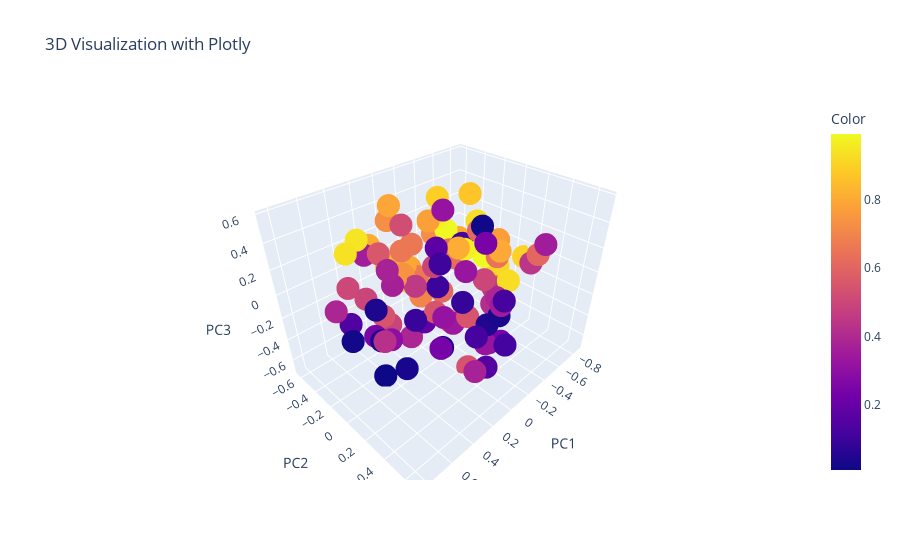

Notebook cell for this chart:
### Code cell
import plotly.express as px

# 3D 시각화 (대화형)
df_3d = pd.DataFrame(data_3d, columns=['PC1', 'PC2', 'PC3'])
df_3d['Color'] = data[:, 0]  # 첫 번째 특징을 색상에 매핑

fig = px.scatter_3d(df_3d, x='PC1', y='PC2', z='PC3', color='Color', title="3D Visualization with Plotly")
fig.show()
